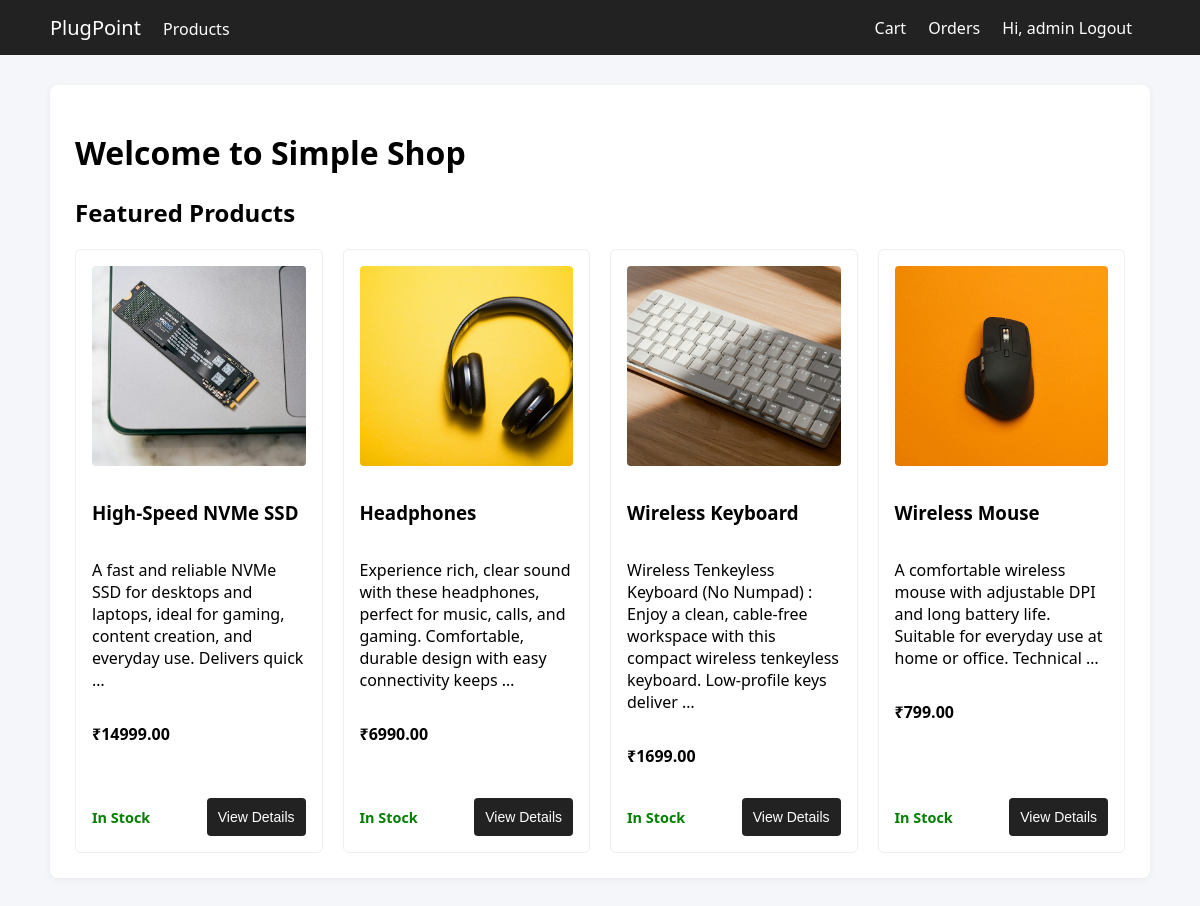
The app's page / (signed in) with its own data.
### shop/models.py (models this page shows, shortened)
class Product(models.Model):
    name = models.CharField(max_length=200)
    description = models.TextField()
    price = models.DecimalField(max_digits=10, decimal_places=2)
    image = models.ImageField(upload_to='products/', blank=True, null=True)
    stock = models.IntegerField(default=0)
    created_at = models.DateTimeField(auto_now_add=True)
    def in_stock(self):
        return self.stock > 0

### shop/views.py (the view)
# urls.py: 2. Add a URL to urlpatterns:  path('', views.home, name='home')
def home(request):
    featured_products = Product.objects.filter(stock__gt=0).order_by('?')[:4]
    context = {
        'featured_products': featured_products,
    }
    return render(request, 'shop/home.html', context)

### templates/shop/home.html (shortened to what this page needs)
{% extends 'shop/base.html' %}
{% block content %}
<h1>Welcome to Simple Shop</h1>
<h2>Featured Products</h2>
<div class="product-grid">
    {% for product in featured_products %}
    <div class="product-card">
        {% if product.image %}
        <img src="{{ product.image.url }}" alt="{{ product.name }}"
            style="width: 100%; height: 200px; object-fit: cover; border-radius: 4px; margin-bottom: 15px;">
        {% else %}
        <div
            style="width: 100%; height: 200px; background-color: #f0f0f0; border-radius: 4px; margin-bottom: 15px; display: flex; align-items: center; justify-content: center; color: #888;">
            No Image
        </div>
        {% endif %}
        <h3>{{ product.name }}</h3>
        <p>{{ product.description|truncatewords:20 }}</p>
        <p><strong>₹{{ product.price }}</strong></p>
        <div style="display: flex; gap: 10px; margin-top: auto; padding-top: 15px; align-items: center;">
            {% if product.in_stock %}
            <span style="color: green; font-weight: bold; font-size: 0.9rem;">In Stock</span>
            {% else %}
            <span style="color: red; font-weight: bold; font-size: 0.9rem;">Out of Stock</span>
            {% endif %}
            <form action="{% url 'product_detail' product.id %}" method="get" style="margin: 0; margin-left: auto;">
                <button type="submit" class="btn">View Details</button>
            </form>
        </div>
    </div>
    {% empty %}
    <p>No products available.</p>
    {% endfor %}
</div>
{% endblock %}

### templates/shop/base.html (shortened to what this page needs)
<!DOCTYPE html>
<html lang="en">
<head>
</head>
<body>
    <nav class="navbar">
        <div class="nav-container">
            <div class="nav-left">
                <a class="brand" href="{% url 'home' %}">PlugPoint</a>
                <a href="{% url 'product_list' %}">Products</a>
            </div>
            <div class="nav-right">
                {% if user.is_authenticated %}
                <a href="{% url 'cart' %}">Cart</a>
                <a href="{% url 'order_list' %}">Orders</a>
                <span style="color:white;">Hi, {{ user.username }}</span>
                <a href="{% url 'logout' %}">Logout</a>
                {% else %}
                <a href="{% url 'login' %}">Login</a>
                <a href="{% url 'register' %}">Register</a>
                {% endif %}
            </div>
        </div>
    </nav>
    <div class="container">
        {% block content %}
        {% endblock %}
    </div>
</body>
</html>

### templates/shop/base.html (style rules this page uses)
* { box-sizing: border-box; }
body { margin: 0; font-family: system-ui, -apple-system, sans-serif; background-color: #f5f6fa; }
.navbar { background-color: #222; padding: 14px 0; }
.nav-container { max-width: 1100px; margin: auto; display: flex; justify-content: space-between; align-items: center; }
.nav-left a, .nav-right a { color: white; text-decoration: none; margin-right: 18px; font-weight: 500; }
.brand { font-size: 20px; font-weight: bold; }
.container { max-width: 1100px; margin: 30px auto; background: white; padding: 25px; border-radius: 8px; box-shadow: 0 2px 8px rgba(0, 0, 0, 0.05); }
.product-grid { display: grid; grid-template-columns: repeat(auto-fill, minmax(240px, 1fr)); gap: 20px; }
.product-card { border: 1px solid #eee; padding: 16px; border-radius: 6px; transition: 0.2s; background: #fff; display: flex; flex-direction: column; height: 100%; }
button, .btn { display: inline-block; background: #222; color: white; border: 1px solid transparent; padding: 10px 10px; border-radius: 4px; cursor: pointer; text-decoration: none; font-size: 14px; transition: 0.2s; white-space: nowrap; text-align: center; }

### records on screen
Product: image (picture), name "High-Speed NVMe SSD", description "A fast and reliable NVMe SSD for desktops and laptops, ideal for gaming, content creation, and everyday use. Delivers quick …", price "14999.00", stock "In Stock"
Product: image (picture), name "Headphones", description "Experience rich, clear sound with these headphones, perfect for music, calls, and gaming. Comfortable, durable design with easy connectivity keeps …", price "6990.00", stock "In Stock"
Product: image (picture), name "Wireless Keyboard", description "Wireless Tenkeyless Keyboard (No Numpad) : Enjoy a clean, cable-free workspace with this compact wireless tenkeyless keyboard. Low-profile keys deliver …", price "1699.00", stock "In Stock"
Product: image (picture), name "Wireless Mouse", description "A comfortable wireless mouse with adjustable DPI and long battery life. Suitable for everyday use at home or office. Technical …", price "799.00", stock "In Stock"

### other values on screen
{{ user.username }} "admin"
